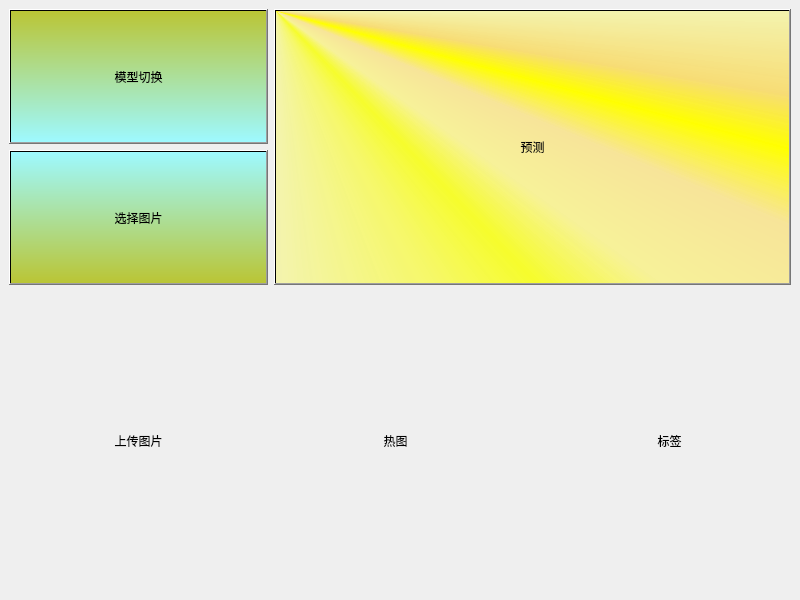
<?xml version="1.0" encoding="UTF-8"?>
<ui version="4.0">
 <class>Python_deep_learning</class>
 <widget class="QMainWindow" name="Python_deep_learning">
  <property name="geometry">
   <rect>
    <x>0</x>
    <y>0</y>
    <width>800</width>
    <height>600</height>
   </rect>
  </property>
  <property name="windowTitle">
   <string>MainWindow</string>
  </property>
  <widget class="QWidget" name="centralwidget">
   <property name="styleSheet">
    <string notr="true">#centralwidget{border-image: url(:/Pictures/python_deep_learning.jpg);}</string>
   </property>
   <layout class="QHBoxLayout" name="horizontalLayout" stretch="1,2">
    <item>
     <layout class="QVBoxLayout" name="verticalLayout" stretch="1,1,10">
      <item>
       <widget class="QPushButton" name="btn_switch_model">
        <property name="sizePolicy">
         <sizepolicy hsizetype="Preferred" vsizetype="Preferred">
          <horstretch>0</horstretch>
          <verstretch>0</verstretch>
         </sizepolicy>
        </property>
        <property name="styleSheet">
         <string notr="true">font: 12pt &quot;Microsoft YaHei UI&quot;;
background-color: qlineargradient(spread:pad, x1:0, y1:0, x2:0, y2:1, stop:0 rgba(186, 197, 53, 255), stop:1 rgba(158, 249, 255, 255));</string>
        </property>
        <property name="text">
         <string>模型切换</string>
        </property>
       </widget>
      </item>
      <item>
       <widget class="QPushButton" name="btn_select_image">
        <property name="sizePolicy">
         <sizepolicy hsizetype="Preferred" vsizetype="Preferred">
          <horstretch>0</horstretch>
          <verstretch>0</verstretch>
         </sizepolicy>
        </property>
        <property name="styleSheet">
         <string notr="true">font: 12pt &quot;Microsoft YaHei UI&quot;;
background-color: qlineargradient(spread:pad, x1:0, y1:0, x2:0, y2:1, stop:0 rgba(158, 249, 255, 255), stop:1 rgba(186, 197, 53, 255));</string>
        </property>
        <property name="text">
         <string>选择图片</string>
        </property>
       </widget>
      </item>
      <item>
       <widget class="QLabel" name="upload_image">
        <property name="sizePolicy">
         <sizepolicy hsizetype="Preferred" vsizetype="Preferred">
          <horstretch>0</horstretch>
          <verstretch>0</verstretch>
         </sizepolicy>
        </property>
        <property name="maximumSize">
         <size>
          <width>300</width>
          <height>300</height>
         </size>
        </property>
        <property name="text">
         <string>上传图片</string>
        </property>
        <property name="alignment">
         <set>Qt::AlignmentFlag::AlignCenter</set>
        </property>
       </widget>
      </item>
     </layout>
    </item>
    <item>
     <layout class="QVBoxLayout" name="verticalLayout_2" stretch="1,10">
      <item>
       <widget class="QPushButton" name="btn_predict">
        <property name="sizePolicy">
         <sizepolicy hsizetype="Preferred" vsizetype="Preferred">
          <horstretch>0</horstretch>
          <verstretch>0</verstretch>
         </sizepolicy>
        </property>
        <property name="styleSheet">
         <string notr="true">font: 12pt &quot;Microsoft YaHei UI&quot;;background-color: qconicalgradient(cx:0, cy:0, angle:135, stop:0 rgba(255, 255, 0, 69), stop:0.375 rgba(255, 255, 0, 69), stop:0.423533 rgba(251, 255, 0, 145), stop:0.45 rgba(247, 255, 0, 208), stop:0.477581 rgba(255, 244, 71, 130), stop:0.518717 rgba(255, 218, 71, 130), stop:0.55 rgba(255, 255, 0, 255), stop:0.57754 rgba(255, 203, 0, 130), stop:0.625 rgba(255, 255, 0, 69), stop:1 rgba(255, 255, 0, 69));</string>
        </property>
        <property name="text">
         <string>预测</string>
        </property>
       </widget>
      </item>
      <item>
       <layout class="QHBoxLayout" name="horizontalLayout_2" stretch="10,1,10">
        <item>
         <widget class="QLabel" name="heatmap">
          <property name="sizePolicy">
           <sizepolicy hsizetype="Preferred" vsizetype="Preferred">
            <horstretch>0</horstretch>
            <verstretch>0</verstretch>
           </sizepolicy>
          </property>
          <property name="maximumSize">
           <size>
            <width>300</width>
            <height>300</height>
           </size>
          </property>
          <property name="text">
           <string>热图</string>
          </property>
          <property name="alignment">
           <set>Qt::AlignmentFlag::AlignCenter</set>
          </property>
         </widget>
        </item>
        <item>
         <spacer name="horizontalSpacer">
          <property name="orientation">
           <enum>Qt::Orientation::Horizontal</enum>
          </property>
          <property name="sizeHint" stdset="0">
           <size>
            <width>40</width>
            <height>20</height>
           </size>
          </property>
         </spacer>
        </item>
        <item>
         <widget class="QLabel" name="predict_label">
          <property name="sizePolicy">
           <sizepolicy hsizetype="Preferred" vsizetype="Preferred">
            <horstretch>0</horstretch>
            <verstretch>0</verstretch>
           </sizepolicy>
          </property>
          <property name="maximumSize">
           <size>
            <width>300</width>
            <height>300</height>
           </size>
          </property>
          <property name="text">
           <string>标签</string>
          </property>
          <property name="alignment">
           <set>Qt::AlignmentFlag::AlignCenter</set>
          </property>
         </widget>
        </item>
       </layout>
      </item>
     </layout>
    </item>
   </layout>
  </widget>
 </widget>
 <resources/>
 <connections/>
</ui>
